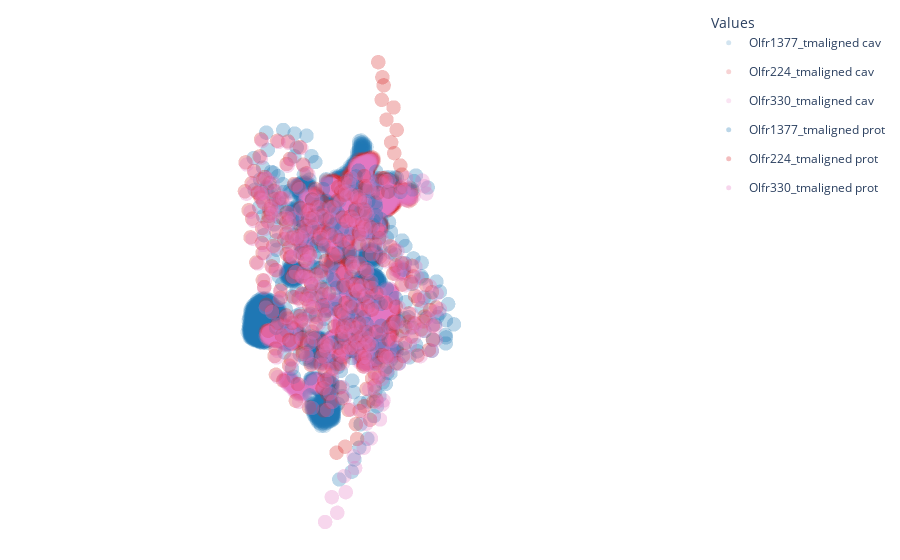

The cell this chart's notebook holds for it:
### Code cell
"""
Conceptual pipeline for batch analysis. 

Utilizes pyKVFinder standard workflow 
- extract cavity grid 
- convert cavity grid to coordinates 
- super impose original pdb protein with cavity

"""


TEST_Olfr = ['Olfr224', 'Olfr330', 'Olfr1377']

# sulfur_Olfr = ['Olfr224', 'Olfr328', 'Olfr330', 'Olfr329'] # Sulfur responding Olfr

pdb_to_read = []
for _pdb in pdb_files: 
    if _pdb.split('_')[0] in TEST_Olfr: 
        pdb_to_read.append(_pdb)

# Running pyKVFinder standard workflow for cavity grid
bc_results = []
# bc_atomic = []

for _pdb in pdb_to_read: 
    bc_results.append(pyKVFinder.run_workflow(os.path.join(AF2_PATH, _pdb)))
    # bc_atomic.append(pyKVFinder.read_pdb(os.path.join(AF2_PATH, _pdb)))

# For testing the grid
vertices = []
for _atomic in bc_atomic: 
    vertices.append(pyKVFinder.get_vertices(_atomic))

# Extracting cav coordinates from cavity grid 
bc_cav_coords = []
for _results in bc_results: 
    bc_cav_coords.append(bc.grid2coords(_results))
    
# Read in original pdb to visualize 
pdb_coords = []
for _pdb in pdb_to_read: 
    coords, backbone, _ = bc.load_pdb_coordinates(os.path.join(AF2_PATH, _pdb))
    pdb_coords.append([coords, backbone])


# Figure plotting
fig = go.Figure()

color_map = cf.distinct_colors(list(range(3)))
for i, _cv in enumerate(bc_cav_coords): 
    for _cv_x in _cv[0]: # Iterate and plot individual cavities
        fig.add_trace(go.Scatter3d(
            x=_cv[0][_cv_x].T[0],
            y=_cv[0][_cv_x].T[1],
            z=_cv[0][_cv_x].T[2],
            mode='markers',
            marker=dict(
                size=5,
                color=color_map[i],  # Color for this value
                opacity=0.2
            ),
            name=f"{pdb_to_read[i].split('.')[0]} cav",  # Add the value to the legend
            legendgroup=f"cavity_{i}",  # Group legend entries for this value
            showlegend=_cv_x == list(_cv[0].keys())[0]  # Only show legend for the first trace in this group
        ))
        
for i, _pdb in enumerate(pdb_coords): # Iterate and plot individual cavities
        fig.add_trace(go.Scatter3d(
            y=_pdb[1].T[0],
            x=_pdb[1].T[1],
            z=_pdb[1].T[2],
            mode='markers',
            marker=dict(
                size=5,
                color=color_map[i],  # Color for this value
                opacity=0.3
            ),
            name=f"{pdb_to_read[i].split('.')[0]} prot"  # Add the value to the legend
        ))
    
fig.update_layout(
    scene=dict(
            xaxis=dict(visible=False, showbackground=False),
            yaxis=dict(visible=False, showbackground=False),
            zaxis=dict(visible=False, showbackground=False)
        ),
    margin=dict(r=10, l=10, b=10, t=10),
    legend_title="Values"
)

fig.show()
# fig.write_html('/data/jlu/OR_learning/output/bining_cavity/misc/TEST_cav_alignment.html')
